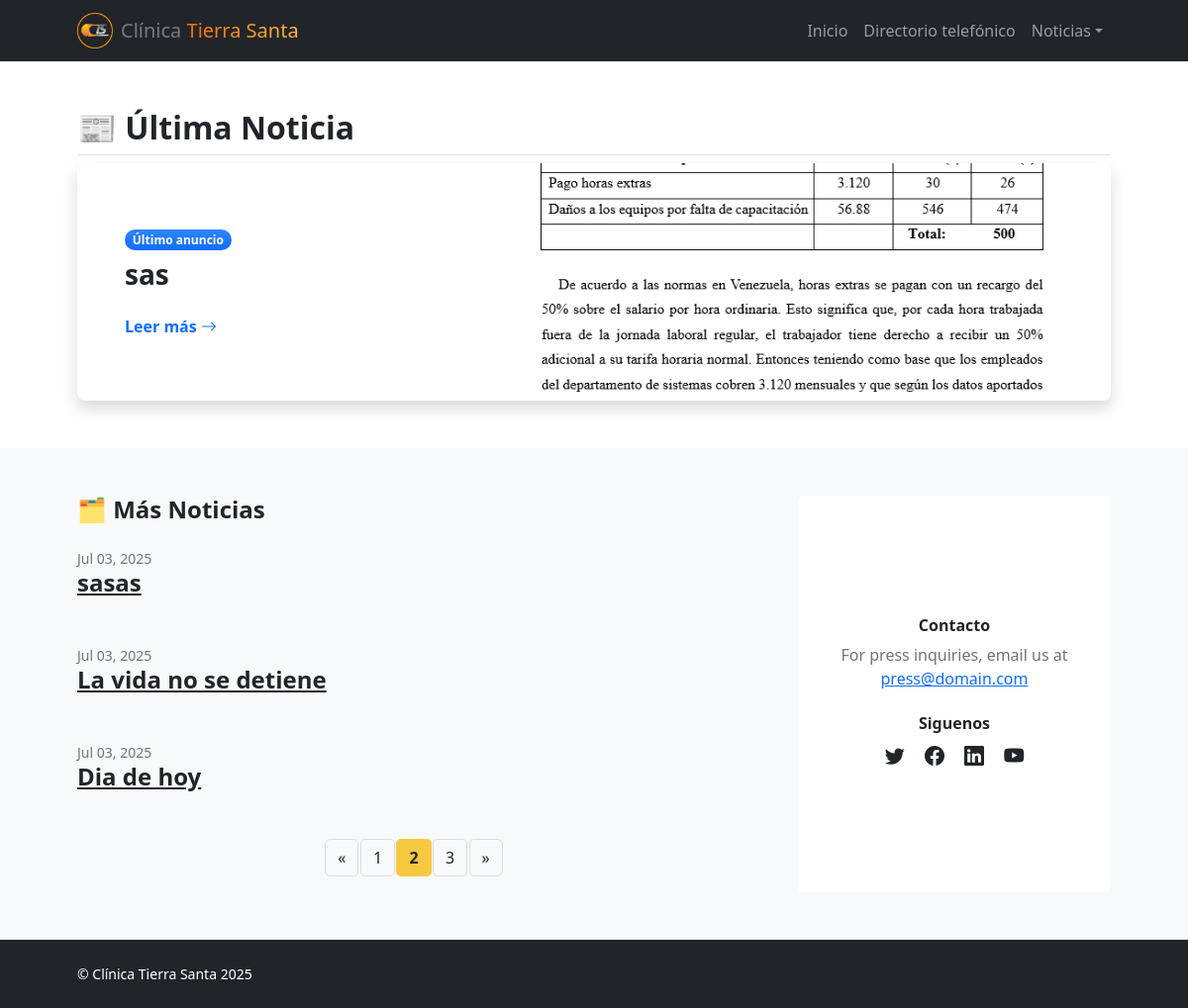
/blog/?page=2, run on an earlier commit of the app's database.
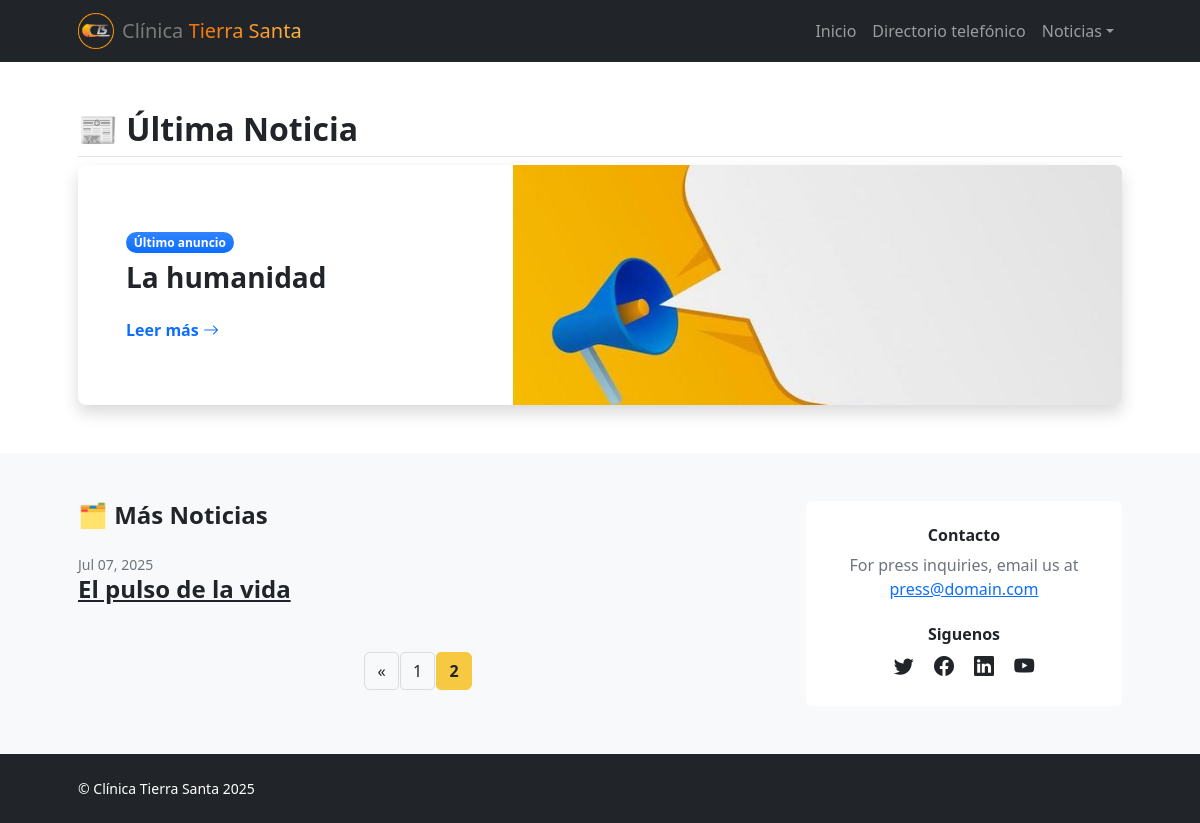
And on a later commit of the database.
### web/models.py (models this page shows, shortened)
class Anuncio(models.Model):
    titulo = models.CharField(max_length=200)
    contenido = models.TextField()
    imagen = models.ImageField(upload_to='anuncios/', blank=True, null=True)
    publicado = models.DateTimeField(auto_now_add=True)
    activo = models.BooleanField(default=True)
    slug = models.SlugField(unique=True, blank=True)
    autor = models.ForeignKey(
        User, on_delete=models.CASCADE, related_name='anuncios')  # 🔗 Nuevo campo

### web/views.py (the view)
# urls.py: path('blog/', views.blog_home, name='blog_home'),
def blog_home(request):
    anuncios_qs = Anuncio.objects.filter(activo=True).order_by('-publicado')
    anuncio_principal = anuncios_qs.first()
    paginator = Paginator(anuncios_qs[1:], 3)
    page_number = request.GET.get("page")
    page_obj = paginator.get_page(page_number)
    return render(request, 'blog-home.html', {
        'anuncio': anuncio_principal,
        'otros_anuncios': page_obj
    })

### templates/blog-home.html (shortened to what the changed rows need)
{% load static %}
<!DOCTYPE html>
<html lang="en">
<head>
    <link href="https://cdn.jsdelivr.net/npm/bootstrap-icons@1.5.0/font/bootstrap-icons.css" rel="stylesheet" />
    <link href="{% static 'assets/css/styles.css' %}" rel="stylesheet">
    <link rel="stylesheet" href="{% static 'assets/css/custom.css' %}">
</head>
<body class="d-flex flex-column">
    <main class="flex-shrink-0">
        <section class="py-5">
            <div class="container px-5">
                <h2 class="fw-bold border-bottom pb-2">📰 Última Noticia</h2> {% if anuncio %}
                <div class="card border-0 shadow rounded-3 overflow-hidden">
                    <div class="row g-0 h-100">
                        <div class="col-lg-6 col-xl-5 d-flex align-items-center">
                            <div class="p-4 p-md-5 w-100">
                                <div class="badge bg-primary bg-gradient rounded-pill mb-2">Último anuncio</div>
                                <h2 class="fw-bolder fs-3 mb-3">{{ anuncio.titulo }}</h2>
                                <a class="stretched-link text-decoration-none fw-semibold"
                                    href="{% url 'anuncio_detalle' anuncio.slug %}">
                                    Leer más
                                    <i class="bi bi-arrow-right"></i>
                                </a>
                            </div>
                        </div>
                        <div class="col-lg-6 col-xl-7">
                            <div class="bg-featured-blog h-100" style="
                        background-image: url('{{ anuncio.imagen.url }}');
                        background-size: cover;
                        background-position: center;">
                            </div>
                        </div>
                    </div>
                </div>
                {% else %}
                <p class="text-muted">No hay anuncios disponibles en este momento.</p>
                {% endif %}
            </div>
        </section>
        <section class="py-5 bg-light">
            <div class="container px-5">
                <div class="row gx-5">
                    <div class="col-xl-8">
                        {% for a in otros_anuncios %}
                        <div class="mb-5">
                            <div class="small text-muted">{{ a.publicado|date:"M d, Y" }}</div>
                            <a class="link-dark text-decoration-underline" href="{% url 'anuncio_detalle' a.slug %}">
                                <h3 class="fw-semibold fs-4 mb-1">{{ a.titulo }}</h3>
                            </a>
                        </div>
                        {% empty %}
                        <p class="text-muted fs-5">No hay más anuncios por ahora.</p>
                        {% endfor %}
                        {% if otros_anuncios.has_other_pages %}
                        <div class="d-flex justify-content-center">
                            <nav aria-label="Paginación de noticias">
                                <ul class="pagination">
                                    {% for num in otros_anuncios.paginator.page_range %}
                                    <li class="page-item {% if otros_anuncios.number == num %}active{% endif %}">
                                        <a class="page-link" href="?page={{ num }}">{{ num }}</a>
                                    </li>
                                    {% endfor %}
                                    {% if otros_anuncios.has_next %}
                                    <li class="page-item">
                                        <a class="page-link" href="?page={{ otros_anuncios.next_page_number }}">»</a>
                                    </li>
                                    {% endif %}
                                </ul>
                            </nav>
                        </div>
                        {% endif %}
                    </div>
                </div>
            </div>
        </section>
    </main>
</body>
</html>

What changed in the data, as far as the page shows it:
removed Anuncio: titulo "sas", imagen (picture)
removed Anuncio: publicado "Jul 03, 2025", titulo "sasas"
removed Anuncio: publicado "Jul 03, 2025", titulo "La vida no se detiene"
removed Anuncio: publicado "Jul 03, 2025", titulo "Dia de hoy"
added Anuncio: titulo "La humanidad", imagen (picture)
added Anuncio: publicado "Jul 07, 2025", titulo "El pulso de la vida"
Also different on the page:
list line gone: "3"
